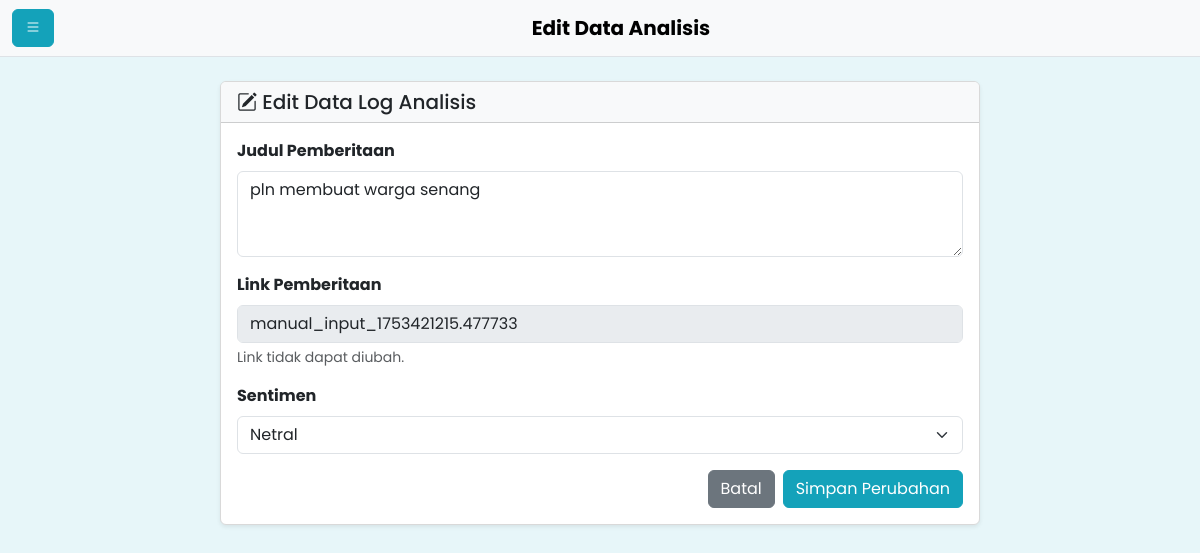
Screenshot of /analisis/edit/11 with the database file from the repository.
### tables this page shows
CREATE TABLE analisis_data (
            id INTEGER PRIMARY KEY AUTOINCREMENT,
            tanggal TEXT,
            bulan TEXT,
            tahun TEXT,
            judul_pemberitaan TEXT NOT NULL,
            link_pemberitaan TEXT NOT NULL UNIQUE,
            nama_media TEXT,
            sentimen TEXT
        );

### app.py (the view)
@app.route('/analisis/edit/<int:analysis_id>', methods=['GET', 'POST'])
def edit_analisis_route(analysis_id):
    item = database.get_analisis_data_by_id(analysis_id)
    if not item:
        flash('Data analisis tidak ditemukan.', 'danger')
        return redirect(url_for('analisis'))
    if request.method == 'POST':
        data = {'id': analysis_id, 'judul_pemberitaan': request.form.get('judul_pemberitaan'), 'sentimen': request.form.get('sentimen')}
        database.update_analisis_data(data)
        flash('Data analisis berhasil diperbarui!', 'success')
        return redirect(url_for('analisis'))
    return render_template('analisis/edit_analisis.html', item=item)

### utils/database.py (called while the page is built)
def get_db_connection():
    conn = sqlite3.connect(DATABASE_NAME)
    conn.row_factory = sqlite3.Row
    return conn

def get_analisis_data_by_id(analysis_id):
    conn = get_db_connection()
    item = conn.execute('SELECT * FROM analisis_data WHERE id = ?', (analysis_id,)).fetchone()
    conn.close()
    return item

### templates/analisis/edit_analisis.html (shortened to what this page needs)
{% extends 'base.html' %}
{% block page_title %}Edit Data Analisis{% endblock %}
{% block content %}
<div class="row justify-content-center">
    <div class="col-md-8">
        <div class="card shadow-sm">
            <div class="card-header bg-light">
                <h5 class="mb-0"><i class="bi bi-pencil-square"></i> Edit Data Log Analisis</h5>
            </div>
            <div class="card-body">
                <form method="POST">
                    <div class="mb-3">
                        <label for="judul_pemberitaan" class="form-label fw-bold">Judul Pemberitaan</label>
                        <textarea class="form-control" id="judul_pemberitaan" name="judul_pemberitaan" rows="3" required>{{ item.judul_pemberitaan }}</textarea>
                    </div>
                    <div class="mb-3">
                        <label for="link_pemberitaan" class="form-label fw-bold">Link Pemberitaan</label>
                        <input type="text" class="form-control" id="link_pemberitaan" value="{{ item.link_pemberitaan }}" disabled readonly>
                        <div class="form-text">Link tidak dapat diubah.</div>
                    </div>
                    <div class="mb-3">
                        <label for="sentimen" class="form-label fw-bold">Sentimen</label>
                        <select class="form-select" id="sentimen" name="sentimen" required>
                            <option value="Netral" {% if item.sentimen == 'Netral' %}selected{% endif %}>Netral</option>
                        </select>
                    </div>
                    <div class="d-flex justify-content-end">
                        <a href="{{ url_for('analisis') }}" class="btn btn-secondary me-2">Batal</a>
                        <button type="submit" class="btn btn-primary">Simpan Perubahan</button>
                    </div>
                </form>
            </div>
        </div>
    </div>
</div>
{% endblock %}

### static/css/style.css (style rules this page uses)
:root { --theme-primary: #14a2ba; --theme-primary-dark: #125d72; --theme-accent: #efe62f; --theme-bg: #e7f6f9; --theme-border: #d9d9d9; --bs-primary: var(--theme-primary); --bs-primary-rgb: 20, 162, 186; }
body { background-color: var(--theme-bg); font-family: 'Poppins', sans-serif; }
.btn, .card, .nav-link { transition: all 0.2s ease-in-out; }
.btn-primary { --bs-btn-bg: var(--theme-primary); --bs-btn-border-color: var(--theme-primary); --bs-btn-hover-bg: var(--theme-primary-dark); --bs-btn-hover-border-color: var(--theme-primary-dark); }
.card { border: 1px solid var(--theme-border); }

### rows the page displays
analisis_data: judul_pemberitaan "pln membuat warga senang", link_pemberitaan "manual_input_1753421215.477733", sentimen "Netral"
